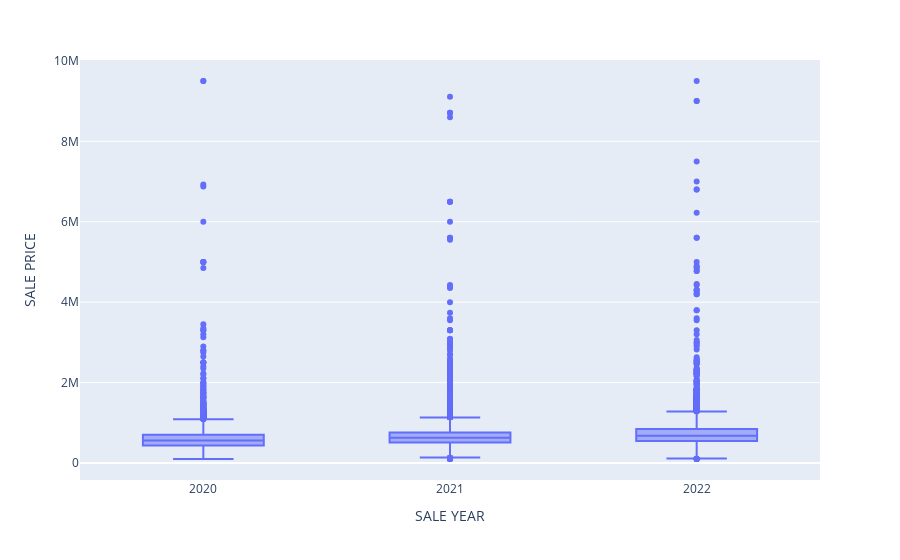

Notebook cell for this chart:
### Markdown cell above
Q2.1: What did the sale price trend look like during covid (2020 to 2021) compared to after covid (2022)?

### Code cell
def sale_year (row):
    if row['SALE DATE'] >= '2020-01-01' and row['SALE DATE'] <= '2020-12-31' :
        return '2020'
    if row['SALE DATE'] >= '2021-01-01' and row['SALE DATE'] <= '2021-12-31' :
        return '2021'
    return '2022'

all_data['SALE YEAR'] = all_data.apply (lambda row: sale_year(row), axis=1)

#created filter on sale price to get rid of outliers
all_data = all_data[(all_data['SALE PRICE'] > 99999) & (all_data['SALE PRICE'] < 10000000)]

df = px.data.tips()
fig = px.box(all_data, x="SALE YEAR", y="SALE PRICE",category_orders={"SALE YEAR": [2020, 2021, 2022]})
fig.update_xaxes(type='category')

### Figure 1 — Plotly figure (JSON) as saved in the notebook; plotly's stock layout.template omitted (floating-point values rounded to 4 significant figures; data arrays with more than 128 entries replaced by an {"elided": "..."} marker saying what was removed)
{"data": [{"alignmentgroup": "True", "hovertemplate": "SALE YEAR=%{x}<br>SALE PRICE=%{y}<extra></extra>", "legendgroup": "", "marker": {"color": "#636efa"}, "name": "", "notched": false, "offsetgroup": "", "orientation": "v", "showlegend": false, "type": "box", "x": {"elided": "15613 str values"}, "x0": " ", "xaxis": "x", "y": {"elided": "15613 int values"}, "y0": " ", "yaxis": "y"}], "layout": {"boxmode": "group", "legend": {"tracegroupgap": 0}, "margin": {"t": 60}, "xaxis": {"anchor": "y", "categoryarray": [2020, 2021, 2022], "categoryorder": "array", "domain": [0, 1], "title": {"text": "SALE YEAR"}, "type": "category"}, "yaxis": {"anchor": "x", "domain": [0, 1], "title": {"text": "SALE PRICE"}}}}
